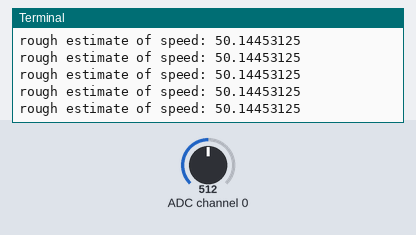
The program below on a simulated Raspberry Pi (BCM pin numbers). On the bench: the last lines printed to the terminal. Inputs (shaded band) come from the test bench; at power-on: ADC channel 0 = 512 (analog values on the 0–1023 scale).

Above: at 1.2 s.
1.3 s: ADC channel 0 set to 716
At 1.8 s:
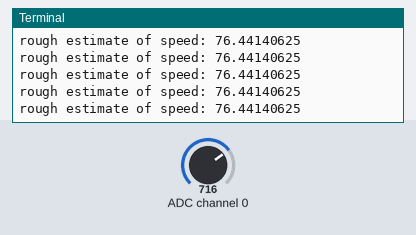
2.8 s: ADC channel 0 set to 900
At 3.5 s:
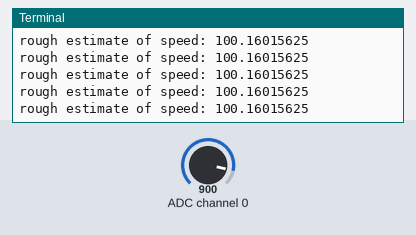
Timing chart, 0 to 5.8 s (numbered marks = the images above; inputs shaded):
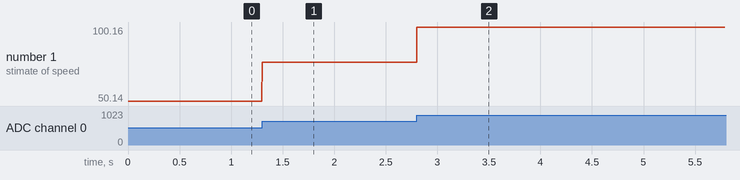

Measured:
- after the input at 1.3 s, the terminal: prints a new line at once (image 1)
- after the input at 2.8 s, the terminal: prints a new line at once (image 2)
- plotted number 1: 50.14 → 76.44 after the input at 1.3 s, 76.44 → 100.16 after the input at 2.8 s

The program:

analog.py
```python
#import time
#import os
import RPi.GPIO as GPIO

#This is an analog test!

GPIO.setmode(GPIO.BCM)
DEBUG = 1

# read SPI data from MCP3008 chip, 8 possible adc's (0 thru 7)
def readadc(adcnum, clockpin, mosipin, misopin, cspin):
        if ((adcnum > 7) or (adcnum < 0)):
                return -1
        GPIO.output(cspin, True)

        GPIO.output(clockpin, False)  # start clock low
        GPIO.output(cspin, False)     # bring CS low

        commandout = adcnum
        commandout |= 0x18  # start bit + single-ended bit
        commandout <<= 3    # we only need to send 5 bits here
        for i in range(5):
                if (commandout & 0x80):
                        GPIO.output(mosipin, True)
                else:
                        GPIO.output(mosipin, False)
                commandout <<= 1
                GPIO.output(clockpin, True)
                GPIO.output(clockpin, False)

        adcout = 0
        # read in one empty bit, one null bit and 10 ADC bits
        for i in range(12):
                GPIO.output(clockpin, True)
                GPIO.output(clockpin, False)
                adcout <<= 1
                if (GPIO.input(misopin)):
                        adcout |= 0x1

        GPIO.output(cspin, True)

        adcout >>= 1       # first bit is 'null' so drop it
        return adcout

# change these as desired - they're the pins connected from the
# SPI port on the ADC to the Cobbler
SPICLK = 18
SPIMISO = 23
SPIMOSI = 24
SPICS = 25

# set up the SPI interface pins
GPIO.setup(SPIMOSI, GPIO.OUT)
GPIO.setup(SPIMISO, GPIO.IN)
GPIO.setup(SPICLK, GPIO.OUT)
GPIO.setup(SPICS, GPIO.OUT)

# 10k trim pot connected to adc #0
potentiometer_adc = 0;

last_read = 0       # this keeps track of the last potentiometer value
tolerance = 5       # to keep from being jittery we'll only change
                    # volume when the pot has moved more than 5 'counts'

def translate(value, leftMin, leftMax, rightMin, rightMax):
    # Figure out how 'wide' each range is
    leftSpan = leftMax - leftMin
    rightSpan = rightMax - rightMin

    # Convert the left range into a 0-1 range (float)
    valueScaled = float(value - leftMin) / float(leftSpan)

    # Convert the 0-1 range into a value in the right range.
    return rightMin + (valueScaled * rightSpan)

while True:
        # we'll assume that the pot didn't move
       # trim_pot_changed = true

        # read the analog pin
        trim_pot = readadc(potentiometer_adc, SPICLK, SPIMOSI, SPIMISO, SPICS) - 123
        # how much has it changed since the last read?
        #  pot_adjust = abs(trim_pot - last_read)
        speed = translate(trim_pot, 0, 256, 0, 33)

        print "rough estimate of speed:", speed
               # print "pot_adjust:", pot_adjust
           #      print "last_read", last_read
        # if ( pot_adjust > tolerance ):
          #      trim_pot_changed = True

       #  if DEBUG:
         #        print "trim_pot_changed", trim_pot_changed

      #  if ( trim_pot_changed ):
       #         set_volume = trim_pot / 10.24           # convert 10bit adc0 (0-1024) trim pot read into 0-100 volume level
        #        set_volume = round(set_volume)          # round out decimal value
         #       set_volume = int(set_volume)            # cast volume as integer

          #      print 'Volume = {volume}%' .format(volume = set_volume)
           #     set_vol_cmd = 'sudo amixer cset numid=1 -- {volume}% > /dev/null' .format(volume = set_volume)
            #    os.system(set_vol_cmd)  # set volume

             #   if DEBUG:
              #          print "set_volume", set_volume
               #         print "tri_pot_changed", set_volume

                # save the potentiometer reading for the next loop
                #last_read = trim_pot

        # hang out and do nothing for a half second
        #time.sleep(1)
```
